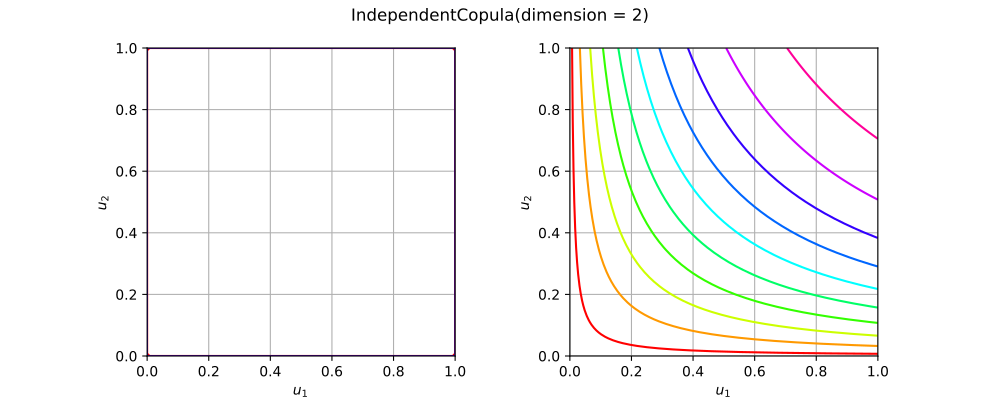

This chart was generated by the following Python code:
import openturns as ot
from matplotlib import pyplot as plt
from openturns.viewer import View
if ot.IndependentCopula().__class__.__name__ == 'EmpiricalBernsteinCopula':
    sample = ot.Dirichlet([1.0, 2.0, 3.0]).getSample(100)
    copula = ot.EmpiricalBernsteinCopula(sample, 4)
elif ot.IndependentCopula().__class__.__name__ == 'ExtremeValueCopula':
    copula = ot.ExtremeValueCopula(ot.SymbolicFunction("t", "t^3/2-t/2+1"))
elif ot.IndependentCopula().__class__.__name__ == 'MaximumEntropyOrderStatisticsCopula':
    marginals = [ot.Beta(1.5, 3.2, 0.0, 1.0),  ot.Beta(2.0, 4.3, 0.5, 1.2)]
    copula = ot.MaximumEntropyOrderStatisticsCopula(marginals)
elif ot.IndependentCopula().__class__.__name__ == 'NormalCopula':
    R = ot.CorrelationMatrix(2)
    R[1, 0] = 0.8
    copula = ot.NormalCopula(R)
elif ot.IndependentCopula().__class__.__name__ == 'SklarCopula':
    student = ot.Student(3.0, [1.0]*2, [3.0]*2, ot.CorrelationMatrix(2))
    copula =  ot.SklarCopula(student)
else:
    copula = ot.IndependentCopula()
if copula.getDimension() == 1:
    copula = ot.IndependentCopula(2)
copula.setDescription(['$u_1$', '$u_2$'])
pdf_graph = copula.drawPDF()
cdf_graph = copula.drawCDF()
fig = plt.figure(figsize=(10, 4))
pdf_axis = fig.add_subplot(121)
cdf_axis = fig.add_subplot(122)
View(pdf_graph, figure=fig, axes=[pdf_axis], add_legend=False, square_axes=True)
View(cdf_graph, figure=fig, axes=[cdf_axis], add_legend=False, square_axes=True)
title = str(copula)[:100].split('\n')[0]
fig.suptitle(title)
